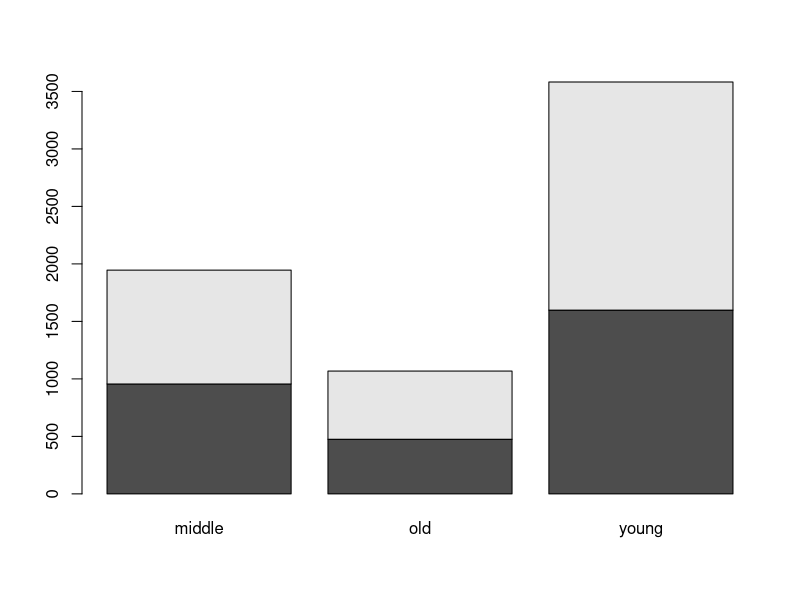
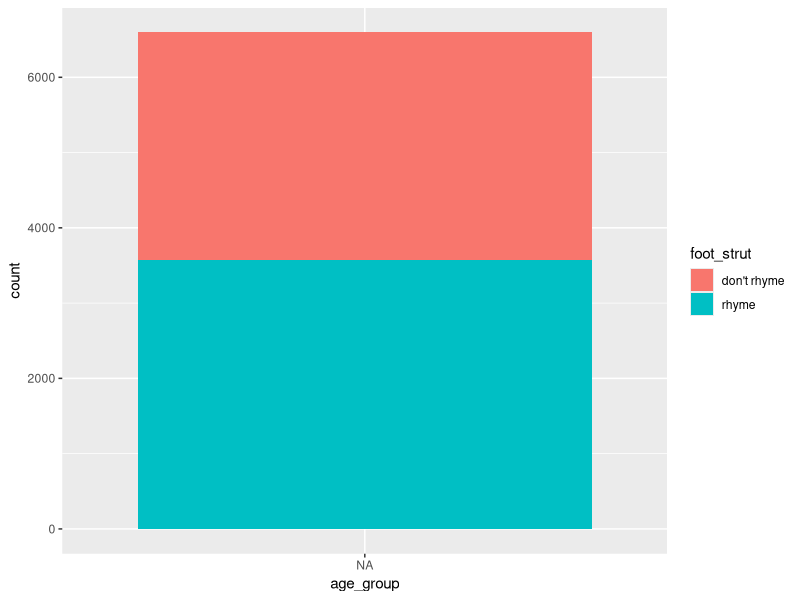
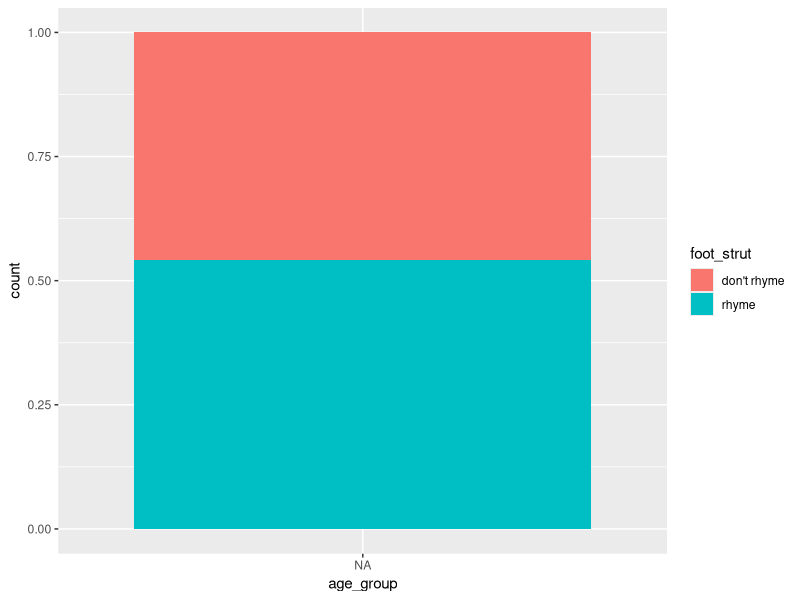
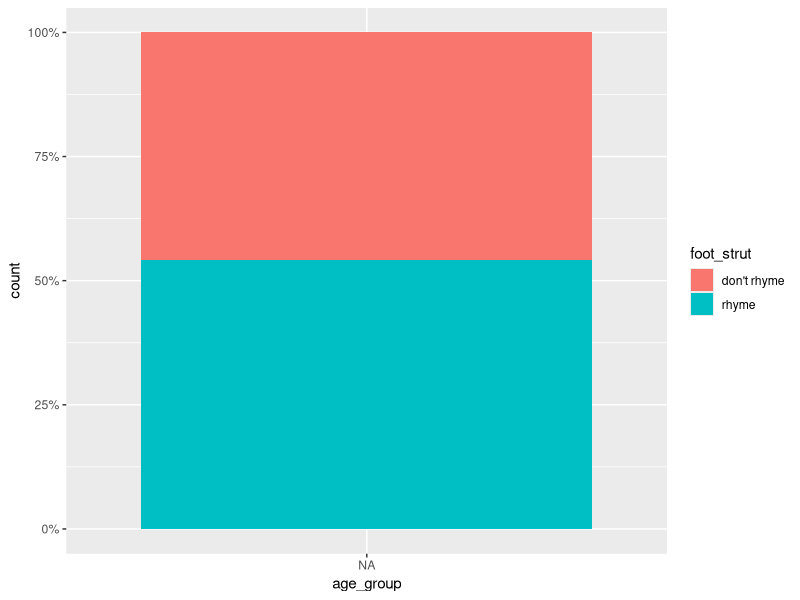
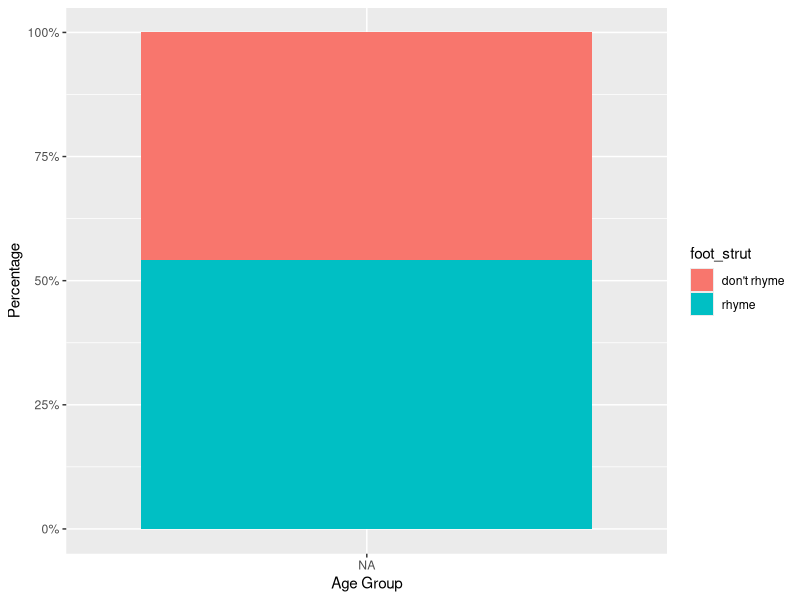
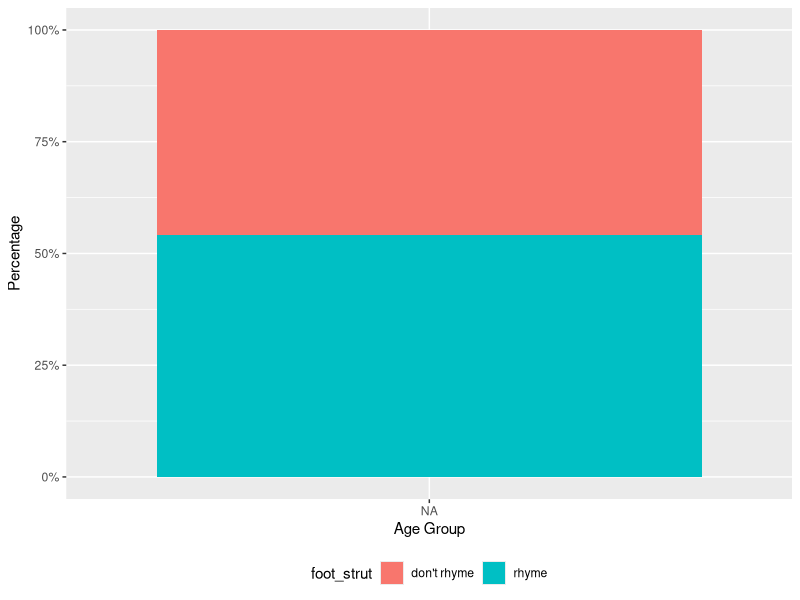
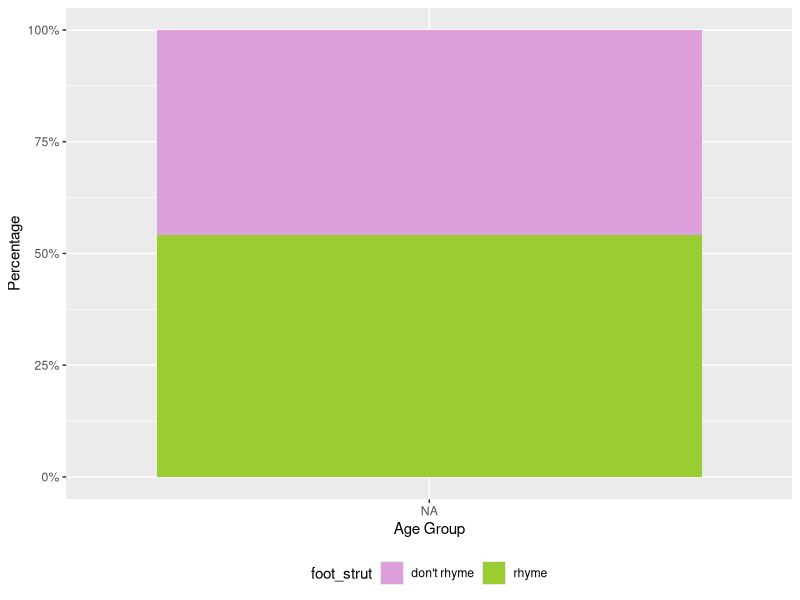
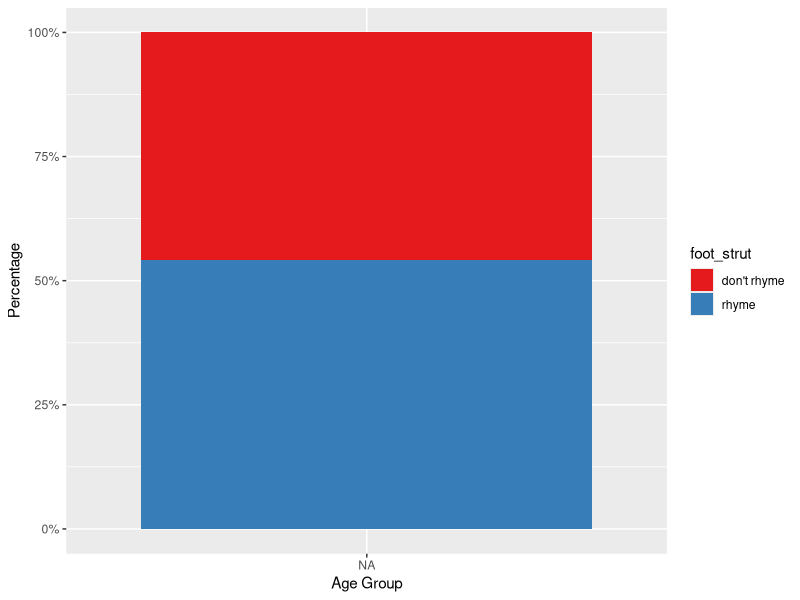

The R script that drew these images, in order:
## ---- chunk 1
1+3
## ---- chunk 2
## LOAD PACKAGES ####
library(tidyverse)
## ---- chunk 3
## LOAD IN DATA ####
dialect_data <- read.csv("dialectdata.csv")
## ---- chunk 4
dim(dialect_data)
## ---- chunk 5
head(dialect_data)
## ---- chunk 6
tail(dialect_data)
## ---- chunk 7
colnames(dialect_data)
## ---- chunk 8

## ---- chunk 9
# Look at factor levels for some columns
levels(dialect_data$foot_strut)
levels(dialect_data$give_it_me)
## ---- chunk 10
table(dialect_data$foot_strut)
## ---- chunk 11
table(dialect_data$foot_strut, dialect_data$age_group)
## ---- chunk 12
# Your code here for your choice of independent variable
## ---- chunk 13
foot_strut.tab <- table(dialect_data$foot_strut, dialect_data$age_group)
## ---- chunk 14
# Call the foot_strut.tab
## ---- chunk 15
prop.table(foot_strut.tab, 2) 
## ---- chunk 16
foot_strut.prop.tab <- prop.table(foot_strut.tab, 2) 
## ---- chunk 17
# WRONG WAY AROUND
prop.table(foot_strut.tab, 1) 
## ---- chunk 18
dialect_data %>%
  group_by(age_group) %>% # the independent variable
  count(foot_strut) %>% # the dependent variable
  mutate(prop = prop.table(n))
## ---- chunk 19
# Here you can look at another independent variable's affect on foot_strut

## ---- chunk 20
barplot(foot_strut.tab)
## ---- chunk 21
# Create a barplot with the proportions of foot_strut instead of raw numbers
## ---- chunk 22
levels(dialect_data$age_group)
## ---- chunk 23
# reordering
dialect_data$age_group<-factor(dialect_data$age_group,levels(dialect_data$age_group)[c(3, 1, 2)])

#having a look at new order
levels(dialect_data$age_group)
## ---- chunk 24
ggplot(dialect_data, aes(age_group, fill = foot_strut)) + 
  geom_bar()
## ---- chunk 25
ggplot(dialect_data, aes(age_group, fill = foot_strut)) +
  geom_bar(position = "fill")
## ---- chunk 26
ggplot(dialect_data, aes(age_group, fill = foot_strut)) +
  geom_bar(position = "fill") +
  scale_y_continuous(labels = scales::percent)
## ---- chunk 27
ggplot(dialect_data, aes(age_group, fill = foot_strut)) +
  geom_bar(position = "fill") +
  scale_y_continuous(labels = scales::percent) +
  xlab("Age Group") + 
  ylab("Percentage")
## ---- chunk 28
ggplot(dialect_data, aes(age_group, fill = foot_strut)) +
  geom_bar(position = "fill") +
  scale_y_continuous(labels = scales::percent) +
  xlab("Age Group") + 
  ylab("Percentage")+
  theme(legend.position = "bottom")
## ---- chunk 29
ggplot(dialect_data, aes(age_group, fill = foot_strut)) +
  geom_bar(position = "fill") +
  scale_y_continuous(labels = scales::percent) +
  xlab("Age Group") + 
  ylab("Percentage") +
  theme(legend.position = "bottom") +
  scale_fill_manual(values = c("plum", "olivedrab3"))
## ---- chunk 30
#my ggplot with new colours

## ---- chunk 31
ggplot(dialect_data, aes(age_group, fill = foot_strut)) +
  geom_bar(position = "fill") +
  scale_y_continuous(labels = scales::percent) +
  xlab("Age Group") + 
  ylab("Percentage") +
  scale_fill_brewer(palette = "Set1") 
## ---- chunk 32
my_theme <- function() 
  {
  theme_minimal() %+replace%
    theme(
          axis.title.x = element_text(size = 15, face = "bold", colour = 'grey30'),
          axis.title.y = element_text(size = 15, face = "bold", colour = 'grey30', angle = 90), 
          axis.text.x = element_text(size = 12, colour = 'grey20'), 
          axis.text.y = element_text(size = 12, colour = 'grey20'),
          panel.grid.major = element_line(size = 1, color = 'grey85'),
          panel.grid.minor = element_line(size = 1, color = 'mistyrose1'),
          legend.position = 'top',
          legend.background = element_rect(colour = 'grey85'),
          legend.text = element_text(size = 12),
          legend.spacing.x = unit(0.5, 'cm'),
          legend.title = element_blank(), 
          )
  }
## ---- chunk 33
ggplot(dialect_data, aes(age_group, fill = foot_strut)) +
  geom_bar(position = "fill") +
  scale_y_continuous(labels = scales::percent) +
  scale_fill_brewer(palette = "Set1") + 
  xlab("Age Group") + 
  ylab("Percentage") + 
  my_theme()
## ---- chunk 34
## LOAD IN DATA ####
rt_data <- read.delim("reactiondata.txt")
## ---- chunk 35
# how many rows and columns does our data have?
## ---- chunk 36
# look at the top 6 rows of our data 
## ---- chunk 37
# Look at factor levels for some columns
levels(rt_data$group)
levels(rt_data$type)
## ---- chunk 38
table(rt_data$group)
## ---- chunk 39
table(rt_data$type)
## ---- chunk 40
# Look at factor levels of rt column
## ---- chunk 41
summary(rt_data$rt)
## ---- chunk 42
boxplot(rt_data$rt ~ rt_data$type)
## ---- chunk 43
# plot a boxplot for the group variable in this chunk
## ---- chunk 44
hist(rt_data$rt)
## ---- chunk 45
ggplot(rt_data, aes(x = group, y = rt)) +
  geom_boxplot()
## ---- chunk 46
ggplot(rt_data, aes(x = group, y = rt, colour = group)) +
  geom_boxplot()
## ---- chunk 47
ggplot(rt_data, aes(x = group, y = rt, fill = group)) +
  geom_boxplot()
## ---- chunk 48
ggplot(rt_data, aes(x = group, y = rt, fill = group)) + geom_boxplot() +
   scale_fill_brewer(palette = "Spectral")
## ---- chunk 49

## ---- chunk 50

## ---- chunk 51
bl_data <- subset(rt_data, group == "bilingual")
## ---- chunk 52
dim(bl_data)
head(bl_data)
## ---- chunk 53
ggplot(bl_data, aes(x = type, y = rt, fill = type)) + geom_boxplot() 
## ---- chunk 54
ggplot(bl_data, aes(x = type, y = rt, colour = type)) + geom_boxplot() +
  ylab("reaction time (ms)") +
  xlab("") +
  scale_colour_brewer(palette = "Set1") +
  theme_bw()
## ---- chunk 55
bl_data_dplyr <- rt_data %>%
  filter(group == "bilingual")
## ---- chunk 56
dim(bl_data_dplyr)
head(bl_data_dplyr)
## ---- chunk 57
rt_data %>%
  filter(group == "bilingual") %>%
  ggplot(aes(x = type, y = rt, colour = type)) + geom_boxplot() 
## ---- chunk 58
bl_data_dplyr <- rt_data %>%
  filter(group != "monolingual")
## ---- chunk 59
quick_rt_data <- rt_data %>%
  filter(rt < 1000)
## ---- chunk 60
rt_data %>%
  filter(rt < 1000) %>%
  ggplot(aes(x = group, y = rt, colour = group)) + geom_boxplot() 
## ---- chunk 61
ggplot(rt_data, aes(rt)) +
    geom_histogram(binwidth = 20) #binwidth tells us what numbers we should bin by.  Try changing it if you want
## ---- chunk 62
ggplot(rt_data, aes(rt)) +
    geom_density() 
## ---- chunk 63
ggplot(rt_data, aes(rt, fill = group)) +
    geom_density() 
## ---- chunk 64
ggplot(bl_data, aes(rt, fill = type)) +
    geom_density() 
## ---- chunk 65
ggplot(bl_data, aes(rt, fill = type)) +
    geom_density() + 
    scale_fill_brewer(palette = "Set1") + 
    my_theme()
## ---- chunk 66
## LOAD IN DATA ####
plantanimal_data <- read.csv("plantanimalrt.csv")
## ---- chunk 67
## look at data

## ---- chunk 68
## CLEAN DATA ####
plantanimal_clean <- plantanimal_data %>%
  mutate(rt = rt/10, 
         sex = recode(sex, "F" = "female", "M" = "male"))
## ---- chunk 69
ggplot(plantanimal_clean, aes(frequency, rt)) + geom_point()
## ---- chunk 70
ggplot(plantanimal_clean, aes(frequency, rt)) + geom_point() +
  stat_smooth()
## ---- chunk 71
ggplot(plantanimal_clean, aes(frequency, rt, colour=class)) + geom_point() +
  stat_smooth()
## ---- chunk 72

## ---- chunk 73
1+3
